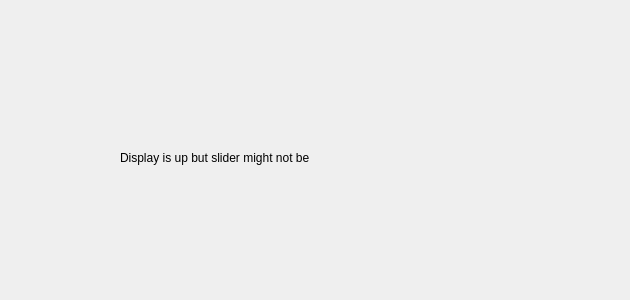
<?xml version="1.0" encoding="UTF-8"?>
<ui version="4.0">
 <class>Form</class>
 <widget class="QWidget" name="Form">
  <property name="geometry">
   <rect>
    <x>0</x>
    <y>0</y>
    <width>630</width>
    <height>300</height>
   </rect>
  </property>
  <property name="windowTitle">
   <string>Form</string>
  </property>
  <widget class="PyDMSlider" name="PyDMSlider">
   <property name="geometry">
    <rect>
     <x>190</x>
     <y>90</y>
     <width>291</width>
     <height>37</height>
    </rect>
   </property>
   <property name="toolTip">
    <string/>
   </property>
   <property name="channel" stdset="0">
    <string>cgarnier:LEVEL_SET4</string>
   </property>
  </widget>
  <widget class="QLabel" name="label">
   <property name="geometry">
    <rect>
     <x>120</x>
     <y>150</y>
     <width>281</width>
     <height>16</height>
    </rect>
   </property>
   <property name="text">
    <string>Display is up but slider might not be </string>
   </property>
  </widget>
 </widget>
 <customwidgets>
  <customwidget>
   <class>PyDMSlider</class>
   <extends>QFrame</extends>
   <header>pydm.widgets.slider</header>
  </customwidget>
 </customwidgets>
 <resources/>
 <connections/>
</ui>
